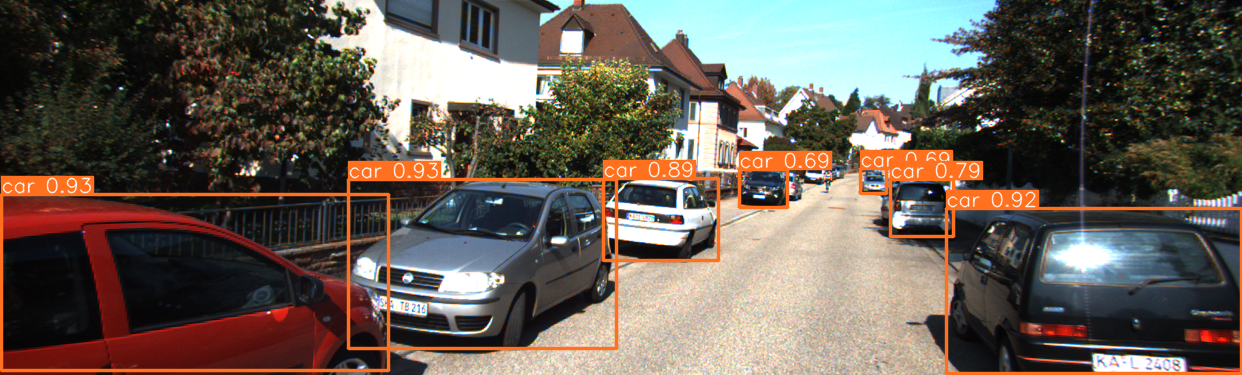
#> input picture point/000008/save/000008.png, 1242 x 375 px, found by its file name
$ python painting2d.py
#> lines starting #> are read from the running program, lines starting #| are printed output that depends on the picture; after the words box and inside, x2 and y2 are one past the last pixel; in counts of white or black regions, pixels touching at a corner belong together
import cv2

def draw_bounding_boxes(image_path, label_file):
    # 读取图像
#> called with image_path = 'D:\\lidar\\point\\000008\\save\\000008.png', label_file = 'D:\\lidar\\point\\000008_yolo_label.txt'
    image = cv2.imread(image_path)
#> image is the input picture: shape (375, 1242, 3); mean B, G, R 83.2, 92.7, 102.7
    height, width, _ = image.shape
#> height = 375; width = 1242

    with open(label_file, 'r') as file:
#> (reads point/000008_yolo_label.txt from the repository)
        lines = file.readlines()

    for line in lines:
        parts = line.strip().split()
        label = parts[0]
        x_center = float(parts[1]) * width
        y_center = float(parts[2]) * height
        box_width = float(parts[3]) * width
        box_height = float(parts[4]) * height

        # 计算检测框的左上角和右下角坐标
        x1 = int(x_center - box_width / 2)
        y1 = int(y_center - box_height / 2)
        x2 = int(x_center + box_width / 2)
        y2 = int(y_center + box_height / 2)

        # 绘制检测框
        cv2.rectangle(image, (x1, y1), (x2, y2), (0, 255, 0), 2)
        # 在检测框上绘制标签
        cv2.putText(image, label, (x1, y1 - 10), cv2.FONT_HERSHEY_SIMPLEX, 0.9, (0, 255, 0), 2)
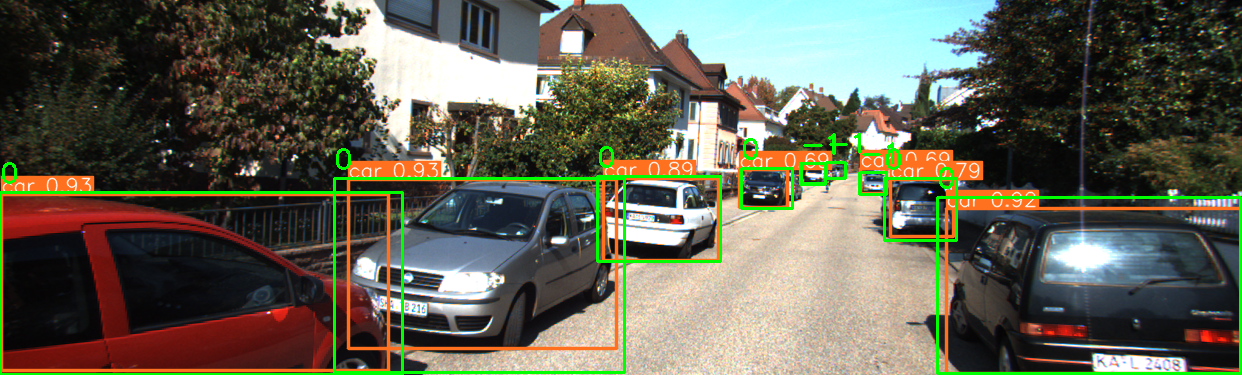
#> image: shape (375, 1242, 3); 2.83% of pixels changed, all inside (x1, y1, x2, y2) = (0, 132, 1242, 375)

    # 显示图像
    cv2.imshow('Image with Bounding Boxes', image)
    cv2.waitKey(0)
    cv2.destroyAllWindows()

# 示例用法
image_path = 'D:\lidar\point\\000008\save\\000008.png'
label_file = 'D:\lidar\point\\000008_yolo_label.txt'

draw_bounding_boxes(image_path, label_file)
